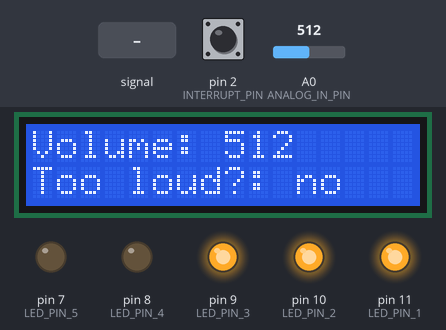
Bench run of a sketch on a simulated Arduino Uno, built with avr-gcc and run on an emulated ATmega328P. Parts: 16×2 character LCD, output pins drawn as LEDs (lit = HIGH). Dashed ring = blinking. The inputs (shaded band) are chosen by the test bench; at power-on: pin 2 (INTERRUPT_PIN) LOW, A0 (ANALOG_IN_PIN) = 512. What the sketch prints to the serial monitor is not drawn.

Above: at 1.2 s.
1.3 s: pin 2 (INTERRUPT_PIN) pulled HIGH for 0.15 s
At 2.0 s:
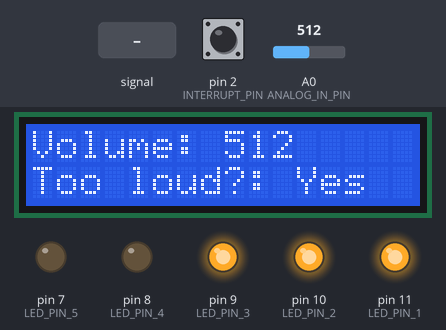
2.9 s: A0 (ANALOG_IN_PIN) fed a 200 Hz sine of ±81 counts around its level
At 3.0 s:
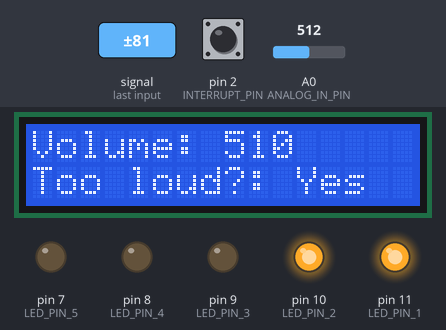
4.9 s: A0 (ANALOG_IN_PIN) set to 560
At 6.0 s:
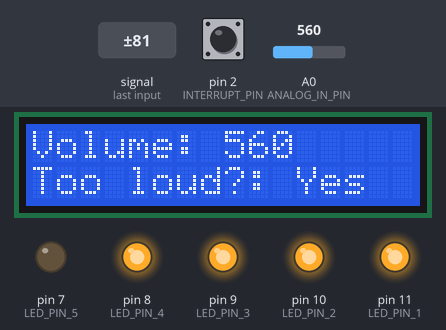
6.4 s: A0 (ANALOG_IN_PIN) fed a 2 Hz sine of ±306 counts around its level
At 6.62 s:
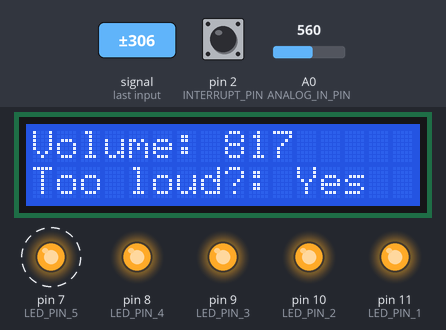
8.3 s: A0 (ANALOG_IN_PIN) set to 511
At 9.6 s:
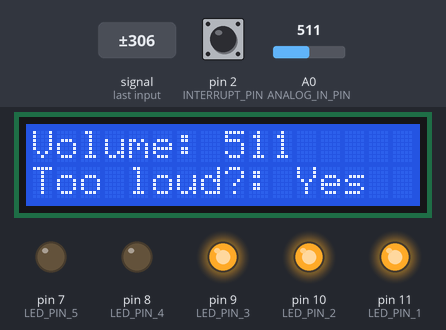
9.9 s: A0 (ANALOG_IN_PIN) fed a 2 Hz sine of ±306 counts around its level
At 10.0 s:
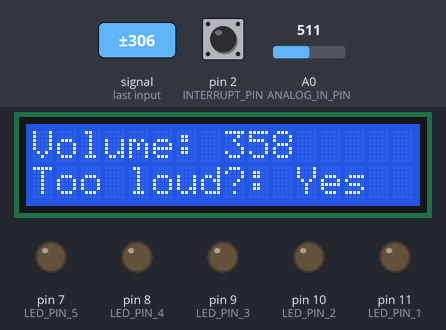
Timing chart, 0 to 13.9 s (numbered marks = the images above; inputs shaded):
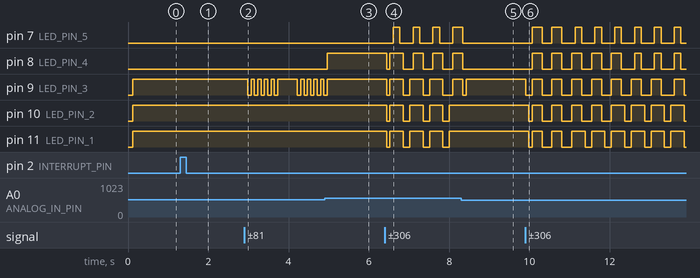

Measured:
- after the input at 1.3 s, the display: changes after 0.07 s (image 1)
- after the input at 2.9 s, pin 9 (LED_PIN_3): goes 4 × (LOW 0.08 s, HIGH 0.08 s), LOW 0.08 s, HIGH 0.49 s, 4 × (LOW 0.08 s, HIGH 0.08 s), then LOW, starting after 0.09 s; the display: first changes at once (image 2 shows a later state)
- after the input at 4.9 s, pin 8 (LED_PIN_4): LOW → HIGH after 0.06 s; pin 9 (LED_PIN_3): goes on until 5.0 s, then stays HIGH
- after the input at 6.4 s, pin 7 (LED_PIN_5): alternates HIGH for 0.16 s and LOW for 0.33 s, starting after 0.21 s; pin 9 (LED_PIN_3), pin 10 (LED_PIN_2), pin 11 (LED_PIN_1): HIGH → LOW at once, then repeats every 0.49 s: HIGH 0.33 s, LOW 0.16 s; the display: first changes after 0.07 s (image 4 shows a later state)
- after the input at 8.3 s, pin 7 (LED_PIN_5), pin 8 (LED_PIN_4): goes on until 8.3 s, then stays LOW; pin 10 (LED_PIN_2), pin 11 (LED_PIN_1): stops changing and stays HIGH
- after the input at 9.9 s, pin 7 (LED_PIN_5): goes HIGH 0.25 s, LOW 0.25 s, HIGH 0.25 s, 6 × (LOW 0.33 s, HIGH 0.16 s), then LOW, starting after 0.17 s; pin 8 (LED_PIN_4): goes 4 × (HIGH 0.25 s, LOW 0.25 s), HIGH 0.25 s, 3 × (LOW 0.33 s, HIGH 0.16 s), then LOW, starting after 0.17 s

The sketch:

sketch_oct31a.ino
```cpp
#include <LiquidCrystal_I2C.h>  // Include the Liquid crystal library for the LCD display

const int ANALOG_IN_PIN = A0;  // input from sound sensor

const int LED_PIN_1 = 11;  // setting up all led pin locations
const int LED_PIN_2 = 10;
const int LED_PIN_3 = 9;
const int LED_PIN_4 = 8;
const int LED_PIN_5 = 7;

const int THRESHOLD_1 = 400;  // setting up all volume level thresholds
const int THRESHOLD_2 = 450;
const int THRESHOLD_3 = 510;
const int THRESHOLD_4 = 550;
const int THRESHOLD_5 = 630;

bool isThresholdExceeded = false;  // sets starting state for the interrupt threshold
const int INTERRUPT_PIN = 2;       // interrupt pin location

int sensorValue = 0;
int averageSensorValue = 0;

LiquidCrystal_I2C lcd(0x27, 16, 2);  // configures the displays text dimensions

void setup() {
  Serial.begin(9600);
  pinMode(LED_PIN_1, OUTPUT);  // LED pins
  pinMode(LED_PIN_2, OUTPUT);
  pinMode(LED_PIN_3, OUTPUT);
  pinMode(LED_PIN_4, OUTPUT);
  pinMode(LED_PIN_5, OUTPUT);

  pinMode(INTERRUPT_PIN, INPUT);  // sets up the interrupts pin mode
  lcd.init();                     // initializes LCD display
  lcd.backlight();

  // Attaches interrupt, defines pin, and triggers tooLoud interrupt on rising signal of INTERRUPT_PIN
  attachInterrupt(digitalPinToInterrupt(INTERRUPT_PIN), tooLoud, RISING);
}

void loop() {
  // takes 500 readings from sensor and averages it out for a smoother volume variable
  unsigned long totalSensorValue = 0;
  for (int i = 0; i < 500; i++) {
    sensorValue = analogRead(ANALOG_IN_PIN);
    totalSensorValue += sensorValue;
  }
  averageSensorValue = totalSensorValue / 500;


  // If the sensors volume value is over the threshold for the specific led turn it on
  if (averageSensorValue > THRESHOLD_1) {
    digitalWrite(LED_PIN_1, HIGH);
  } else {
    digitalWrite(LED_PIN_1, LOW);
  }
  if (averageSensorValue > THRESHOLD_2) {
    digitalWrite(LED_PIN_2, HIGH);
  } else {
    digitalWrite(LED_PIN_2, LOW);
  }
  if (averageSensorValue > THRESHOLD_3) {
    digitalWrite(LED_PIN_3, HIGH);
  } else {
    digitalWrite(LED_PIN_3, LOW);
  }
  if (averageSensorValue > THRESHOLD_4) {
    digitalWrite(LED_PIN_4, HIGH);
  } else {
    digitalWrite(LED_PIN_4, LOW);
  }
  if (averageSensorValue > THRESHOLD_5) {
    digitalWrite(LED_PIN_5, HIGH);
  } else {
    digitalWrite(LED_PIN_5, LOW);
  }

  // Prints the average sensor value to the serial monitor
  Serial.print("sensor = ");
  Serial.println(averageSensorValue);


  // Prints the average sensor value to the LCD display
  lcd.setCursor(0, 0);
  lcd.print("Volume: ");
  lcd.print(averageSensorValue);
  lcd.print("    ");
  // Then on second line prints if the interrupt has been activated or not
  lcd.setCursor(0, 1);
  lcd.print("Too loud?: ");
  if (isThresholdExceeded) {
    lcd.print("Yes");
  } else {
    lcd.print("no");
  }
}

// Interrupt activated if volume threshold reached
void tooLoud() {
  // sets the variable to true changing what's displayed on the second line of the LCD display
  isThresholdExceeded = true;
}
```
